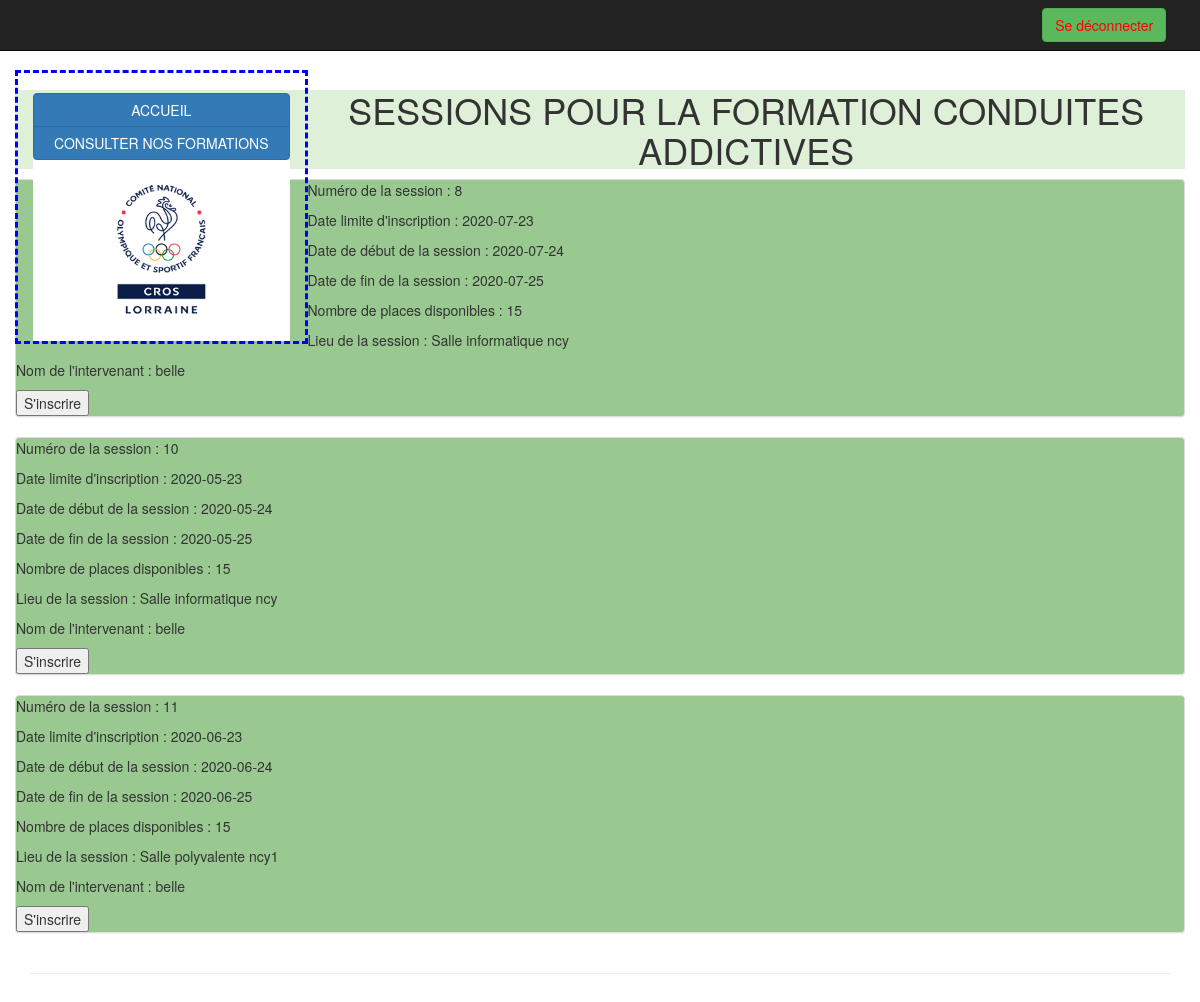
Page /listeSessions.php?numFormation=3&objectif=Conduites addictives (signed in) on the committed database.
### tables this page shows
CREATE TABLE `session` (
  `numSession` int(11) NOT NULL,
  `dateLimiteInscription` date NOT NULL,
  `dateSession` date NOT NULL,
  `dateFinSession` date NOT NULL,
  `idIntervenant` int(11) NOT NULL,
  `idLieu` int(11) NOT NULL,
  `numFormation` int(11) NOT NULL,
  `nbPlaces` int(11) DEFAULT NULL
);

CREATE TABLE `lieu` (
  `idLieu` int(11) NOT NULL,
  `nomLieu` varchar(50) NOT NULL,
  `adresse` varchar(200) NOT NULL,
  `codePostal` varchar(5) NOT NULL,
  `ville` varchar(50) NOT NULL
);

CREATE TABLE `intervenant` (
  `idIntervenant` int(11) NOT NULL,
  `nom` varchar(50) NOT NULL,
  `prenom` varchar(50) NOT NULL,
  `titre` varchar(50) NOT NULL
);

### _fonctionsBDD.inc.php (called while the page is built, shortened)
<?php
function connexionBDD() {
    $pdo = null;
    try {
        $pdo = new PDO(
                'mysql:host=localhost;dbname=croslformations', 'root', '',
                array(PDO::MYSQL_ATTR_INIT_COMMAND => "SET NAMES utf8")
        );
    } catch (PDOException $err) {
        $messageErreur = $err->getMessage();
        error_log($messageErreur, 0);
    }
    return $pdo;
}
function listeSessions($numFormation){
	$sessions = array();
	$pdo = connexionBDD();
	if ($pdo != null){
		$req = "SELECT `numSession`, `dateLimiteInscription`, `dateSession`, "
                        . "`dateFinSession`,`numFormation`, "
                        . "`nbPlaces`, lieu.nomLieu, intervenant.nom from session, lieu, intervenant where numFormation='$numFormation' AND session.idLieu = lieu.idLieu AND session.idIntervenant = intervenant.idIntervenant";
		$pdoStatement = $pdo->query ($req);
		$sessions = $pdoStatement->fetchAll(PDO::FETCH_ASSOC);
	}
	return $sessions;
}

### listeSessions.php (the view, shortened to what this page needs)
<?php
include_once '_debut.inc.php';
$numFormation = $_GET['numFormation'];
$objectif = $_GET['objectif'];
?>
<div class="container">
    <div class="row ">
        <div class="col-md-3 border">
            <br />
            <div id="menuGauche" class="btn-group-vertical btn-block">
                <a href="index.php" class="btn btn-primary btn-block">
                    ACCUEIL</a>
                <a href="listeFormations.php" class="btn btn-primary ">
                    CONSULTER NOS FORMATIONS</a>
                    </div>
            <img src="img/crosl.png" class="img-responsive" alt="Responsive image">
        </div>
        <h1 class="text-uppercase text-center bg-success">Sessions pour la formation <?php echo $objectif ?></h1>
				<?php
				$sessions = listeSessions($numFormation);
				foreach ($sessions as $session) {
					?>
					<article class="panel panel-default articleEtablissemnt bgColorTheme" border=1>
						<form method="POST" action="inscriptionSession.traitement.php">
							<p>Numéro de la session : <?php echo $session['numSession']; ?></p>
							<p>Date limite d'inscription : <?php echo $session['dateLimiteInscription']; ?></p>
							<p>Date de début de la session : <?php echo $session['dateSession']; ?></p>
							<p>Date de fin de la session : <?php echo $session['dateFinSession']; ?></p>
							<p>Nombre de places disponibles : <?php echo $session['nbPlaces']; ?></p>
                                                        <p>Lieu de la session : <?php echo $session['nomLieu']; ?></p>
                                                        <p>Nom de l'intervenant : <?php echo $session['nom']; ?></p>
							<input type="submit" name="valider" value="S'inscrire">
					</form>
					</article>
				<?php
				}
				?>
		</div>
    <hr>
</div>

### rows in the picture
session: numSession "8", dateLimiteInscription "2020-07-23", dateSession "2020-07-24", dateFinSession "2020-07-25", nbPlaces "15", idLieu.nomLieu "Salle informatique ncy", idIntervenant.nom "belle"
session: numSession "10", dateLimiteInscription "2020-05-23", dateSession "2020-05-24", dateFinSession "2020-05-25", nbPlaces "15", idLieu.nomLieu "Salle informatique ncy", idIntervenant.nom "belle"
session: numSession "11", dateLimiteInscription "2020-06-23", dateSession "2020-06-24", dateFinSession "2020-06-25", nbPlaces "15", idLieu.nomLieu "Salle polyvalente ncy1", idIntervenant.nom "belle"

### other values in the picture
$objectif "CONDUITES ADDICTIVES"
